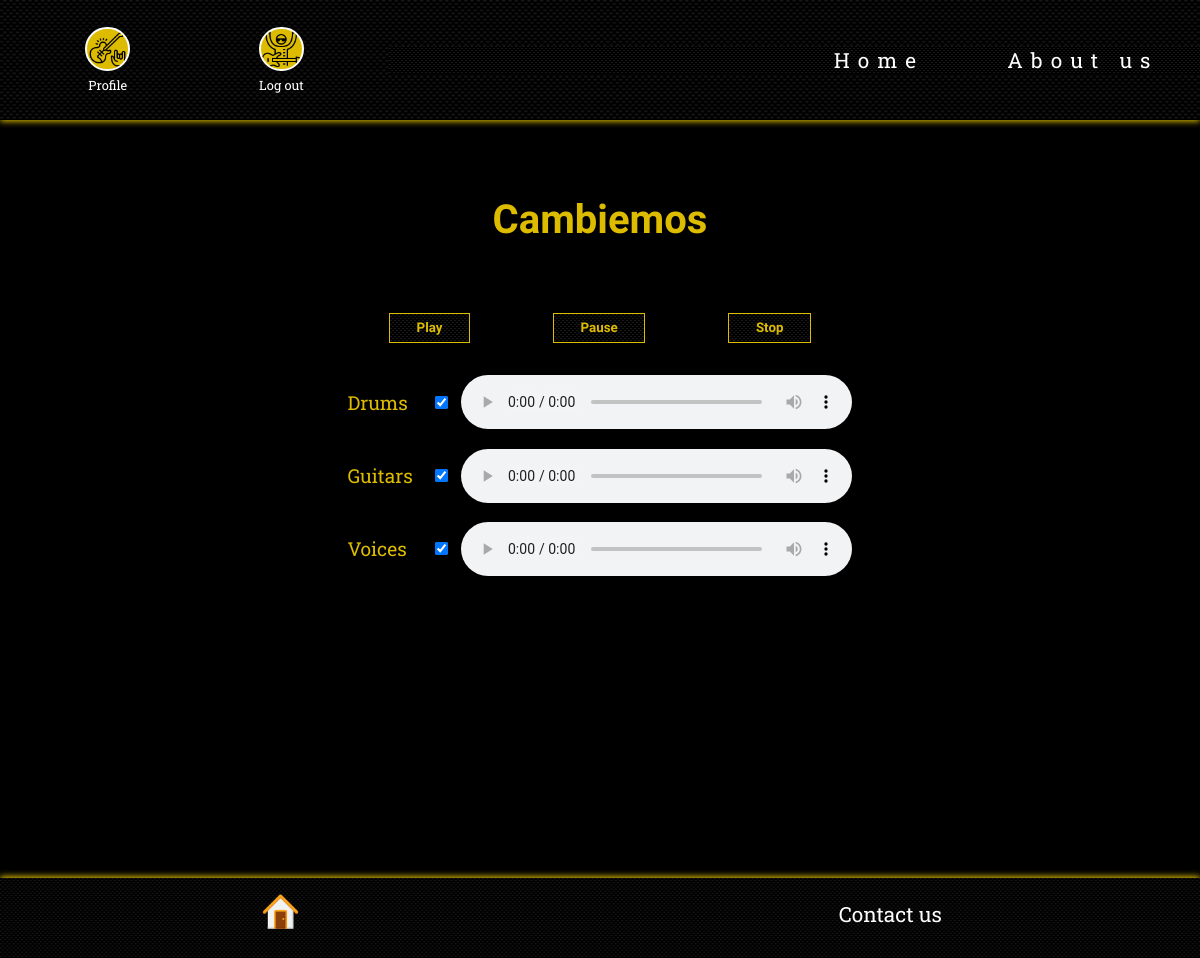
Page /?page=song&id=1 (signed in) on the committed database.
### tables this page shows
CREATE TABLE `songs` (
  `id` int(11) NOT NULL,
  `name` varchar(150) NOT NULL,
  `band_id` int(11) NOT NULL,
  `created_at` datetime NOT NULL DEFAULT CURRENT_TIMESTAMP
);

CREATE TABLE `tracks` (
  `id` int(11) NOT NULL,
  `name` varchar(50) NOT NULL,
  `path` text NOT NULL,
  `song_id` int(11) NOT NULL
);

### SRC/controllers/song_controller.php (called while the page is built, shortened)
<?php
$pdo = connect_db();
$song_id = $_GET['id'];
$songManager = new \Models\Profile\SongsManager($pdo);
$song = $songManager->selectById($song_id);
foreach($song as $s){
    $trackManager = new \Models\Profile\TracksManager($pdo);
    $tracks = $trackManager->selectBySongId($s->id);
}
require realpath('SRC/views/song.php');
?>

### SRC/models/SongsManager.php (called while the page is built, shortened)
<?php
class SongsManager {
    private $pdo;
    public function __construct(\PDO $pdo){
        $this->pdo = $pdo;
    }
    public function selectById(int $id){
        $query = $this->pdo->prepare("SELECT * FROM songs WHERE id = :id ORDER BY name");
        $query->bindValue(':id', $id);
        $query->execute();
        return $results = $query->fetchAll(\PDO::FETCH_OBJ);
    }
}
?>

### index.php (called while the page is built, shortened)
<?php
require realpath("SRC/views/layout.php");
?>

### SRC/models/TracksManager.php (called while the page is built, shortened)
<?php
class TracksManager {
    private $pdo;
    public function __construct(\PDO $pdo){
        $this->pdo = $pdo;
    }
    public function selectBySongId(int $song_id){
        $query = $this->pdo->prepare("SELECT * FROM tracks WHERE song_id = :song_id ORDER BY name");
        $query->bindValue(':song_id', $song_id);
        $query->execute();
        $results = $query->fetchAll(\PDO::FETCH_OBJ);
        return $results;
    }
}
?>

### SRC/views/song.php (the view, shortened to what this page needs)
<?php foreach($song as $s): ?>
    <div class="main_title">
        <h1><?=$s->name?></h1>
    </div>
    <div class="main_content">
        <form method="post">
            <div class="audio_controller">
                <input class="btn" type="button" name="play_all" id="play_all" value="Play">
                <input class="btn" type="button" name="pause_all" id="pause_all" value="Pause">
                <input class="btn" type="button" name="stop_all" id="stop_all" value="Stop">
            </div>
            <?php foreach($tracks as $t):?>
                <div class="track">
                    <label for="<?=$t->name?>"><?=$t->name?></label>
                    <input type="checkbox" name="<?=$t->name?>" id="<?=$t->name?>" checked>
                    <audio controls src="<?=$t->path?>" id="track" class="<?=$t->name?>"></audio>
                </div>
            <?php  endforeach; ?>
        </form>
    </div>
<?php endforeach; ?>

### PUBLIC/css/commonStyle.css (style rules this page uses)
* { margin: 0; padding: 0; }
a { text-decoration: none; }
body { background-color: black; font-family: "Roboto Slab", serif; font-size: 1.3rem; }
body .main .main_content { min-height: 70vh; }
body .header .navbar .navbar_list a { display: block; letter-spacing: 0.5rem; color: white; }
body .header .navbar .navbar_list a li { width: 100%; height: 100%; padding: 1.5rem; -webkit-box-shadow: 0 0.2em 0.3em rgba(255, 255, 255, 0.8); box-shadow: 0 0.2em 0.3em rgba(255, 255, 255, 0.8); }
body .main .main_title { width: 100%; height: 20vh; display: -webkit-box; display: -ms-flexbox; display: flex; -webkit-box-orient: vertical; -webkit-box-direction: normal; -ms-flex-direction: column; flex-direction: column; -webkit-box-pack: center; -ms-flex-pack: center; justify-content: center; -webkit-box-align: center; -ms-flex-align: center; align-items: center; text-align: center; }
body .main .main_title h1 { font-size: 2.5rem; color: #ddbc00; font-family: "Syncopate", sans-serif; text-shadow: none; animation: 5s linear 1s 1 colorChange; -webkit-animation: 5s linear 1s 1 colorChange; -moz-animation: 5s linear 1s 1 colorChange; }
body .main_content form .audio_controller { display: -webkit-box; display: -ms-flexbox; display: flex; -ms-flex-pack: distribute; justify-content: space-around; }
body .main_content form .audio_controller .btn { margin: 1em auto; padding: 0.5em 2em; color: #ddbc00; background-image: url("/PUBLIC/assets/fake-brick.png"); background-color: black; border: 1px solid #ddbc00; font-family: "Syncopate", sans-serif; font-weight: 600; }
body .main_content form .track { display: -webkit-box; display: -ms-flexbox; display: flex; -webkit-box-pack: space-evenly; -ms-flex-pack: space-evenly; justify-content: space-evenly; -webkit-box-align: center; -ms-flex-align: center; align-items: center; margin: 1em 0; }
body .main_content form .track label { color: #ddbc00; width: 15%; }
body .main_content form .track input { width: 15%; }
body .main_content form .track audio { width: 70%; }
body .footer .footer_navbar .footer_navbar_list a { text-align: center; color: white; }
@media screen and (min-width: 1024px) { body .header .navbar .navbar_list a li { -webkit-box-shadow: none; box-shadow: none; margin: 0; margin-right: 4em; text-align: center; padding: 0; } }
@media screen and (min-width: 1024px) { .main_content { display: -webkit-box; display: -ms-flexbox; display: flex; -webkit-box-orient: vertical; -webkit-box-direction: normal; -ms-flex-direction: column; flex-direction: column; -webkit-box-align: center; -ms-flex-align: center; align-items: center; } }
@media screen and (min-width: 1024px) { body .main_content form .track input { width: -webkit-fit-content; width: -moz-fit-content; width: fit-content; margin: 0 1em; } }
@media screen and (min-width: 1024px) { body .main_content form .track audio { width: 400px; } }

### rows in the picture
songs: name "Cambiemos"
tracks: name "Drums"
tracks: name "Guitars"
tracks: name "Voices"

### other values in the picture
$doc->saveHTML() "Home About us Contact us"
